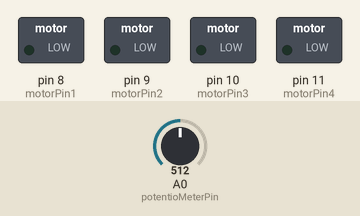
This sketch was run on a simulated Arduino Uno, built with avr-gcc and run on an emulated ATmega328P. Shown: switched loads named in the sketch (green lamp = pin HIGH). Dashed ring = blinking. Inputs (shaded band) come from the test bench; at power-on: A0 (potentioMeterPin) = 512. What the sketch prints to the serial monitor is not drawn.

Above: at 1.2 s.
1.3 s: A0 (potentioMeterPin) set to 545
4.3 s: A0 (potentioMeterPin) set to 562
At 4.6 s:
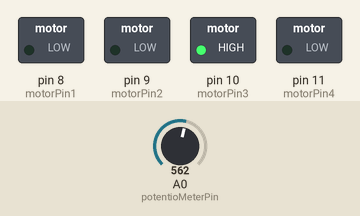
7.3 s: A0 (potentioMeterPin) set to 822
At 8.3 s:
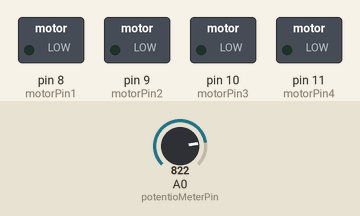
10.3 s: A0 (potentioMeterPin) set to 838
At 11.1 s:
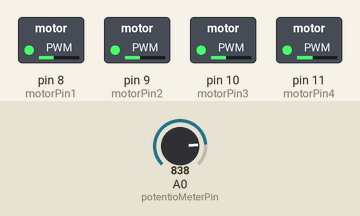
12.0 s: A0 (potentioMeterPin) set to 900
At 12.5 s:
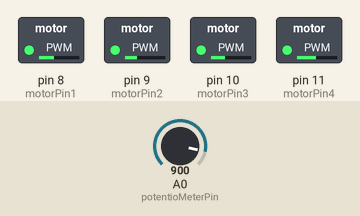
15.0 s: A0 (potentioMeterPin) set to 1023
Timing chart, 0 to 19.0 s (numbered marks = the images above; inputs shaded):
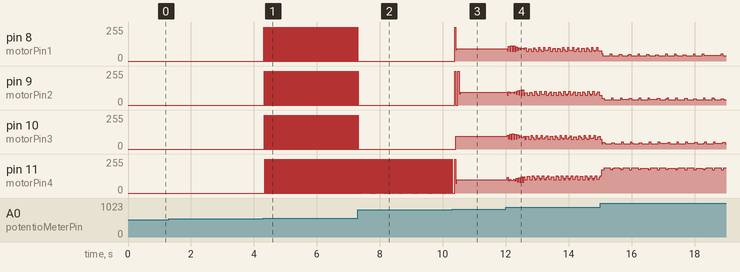

The sketch:

____.ino
```cpp
int motorPin1 = 8;
int motorPin2 = 9;
int motorPin3 = 10;
int motorPin4 = 11;

int potentioMeterPin = 0;

int stopRange = 100;
int motorSpeed;
int motorSpeedPercent;

int steps[] = {B1000, B1100, B0100, B0110, B0010, B0011, B0001, B1001, B0000};

void setup() {
  pinMode(motorPin1, OUTPUT);
  pinMode(motorPin2, OUTPUT);
  pinMode(motorPin3, OUTPUT);
  pinMode(motorPin4, OUTPUT);

  Serial.begin(9600);
}

void loop() {
  int potentioMeter = analogRead(potentioMeterPin);

  if(potentioMeter >= 512+(stopRange/2)){
    motorSpeed = map(potentioMeter, 512+(stopRange/2),1023,4500,1000);
    motorSpeedPercent = map(motorSpeed,4500,1000,1,100);
    Serial.print("CW Motor Speed");
    Serial.print(motorSpeedPercent);
    Serial.print("%");
    clockwise();
  }
  else if(potentioMeter <= 512 - (stopRange/2)){
    motorSpeed = map(potentioMeter, 512-(stopRange/2),0,4500,1000);
    motorSpeedPercent = map(motorSpeed,4500,1000,1,100);
    Serial.print("CW Motor Speed");
    Serial.print(motorSpeedPercent);
    Serial.print("%");
    counterClockwise();
  }
  else{
    Serial.println("Motor Stop");
    motorStop();
  }
}

void counterClockwise(){
  for(int i = 0; i < 8; i++){
    motorSignalOutput(i);
    delayMicroseconds(motorSpeed);
  }
}

void clockwise(){
  for(int i = 7; i >= 0; i--){
    motorSignalOutput(i);
    delayMicroseconds(motorSpeed);
  }
}

void motorStop(){
  motorSignalOutput(8);
}

void motorSignalOutput(int out){
  digitalWrite(motorPin1, bitRead(steps[out], 0));
  digitalWrite(motorPin2, bitRead(steps[out], 1));
  digitalWrite(motorPin3, bitRead(steps[out], 2));
  digitalWrite(motorPin4, bitRead(steps[out], 3));
}
```

Measured:
- the behaviour switches between 561 and 562 on A0 (potentioMeterPin) (found by bisection; images 0 and 1)
- the behaviour switches between 837 and 838 on A0 (potentioMeterPin) (found by bisection; images 2 and 3)
- after the input at 1.3 s, every drawn part: stays the same
- after the input at 4.3 s, pin 8 (motorPin1), pin 9 (motorPin2), pin 10 (motorPin3), pin 11 (motorPin4): alternates 255/255 for 0.01 s and 0/255 for 0.02 s, starting at once
- after the input at 7.3 s, pin 8 (motorPin1), pin 9 (motorPin2), pin 10 (motorPin3): goes on until 7.3 s, then stays 0/255; pin 11 (motorPin4): alternates 255/255 for 0.01 s and 0/255 for 0.01 s, starting after 0.08 s
- after the input at 10.3 s, pin 8 (motorPin1): 0/255 → 255/255 after 0.08 s instead of 1.7 s; pin 10 (motorPin3): 0/255 → 94/255 after 0.11 s
